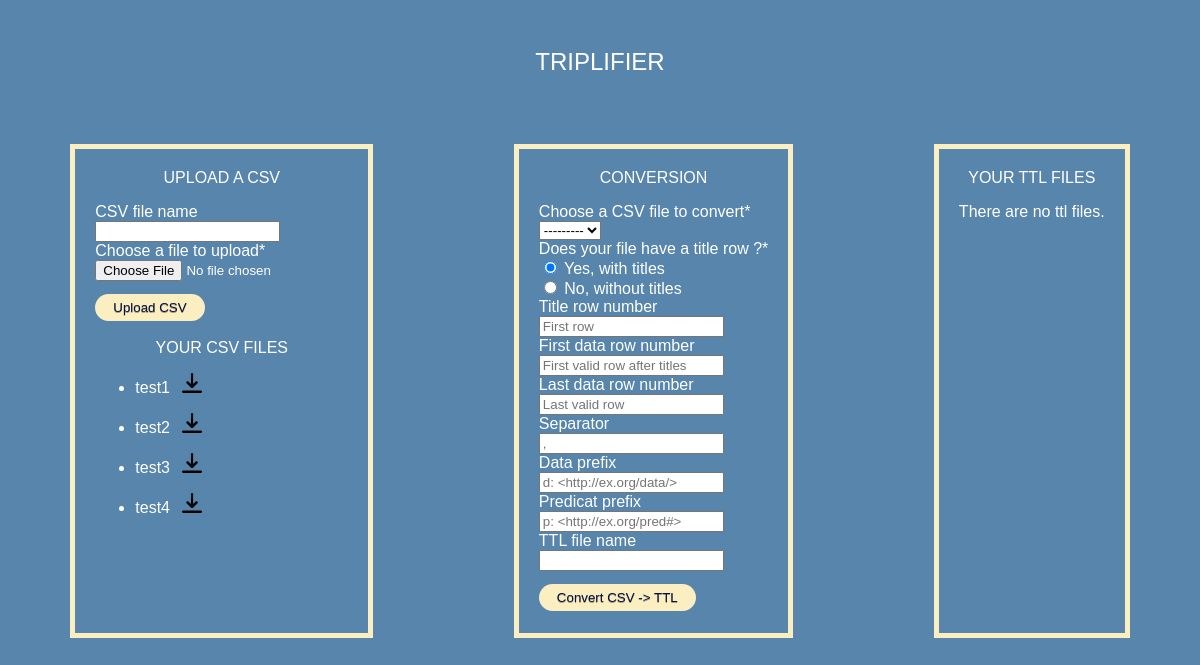
Before: /triplifier/ with the older database file.
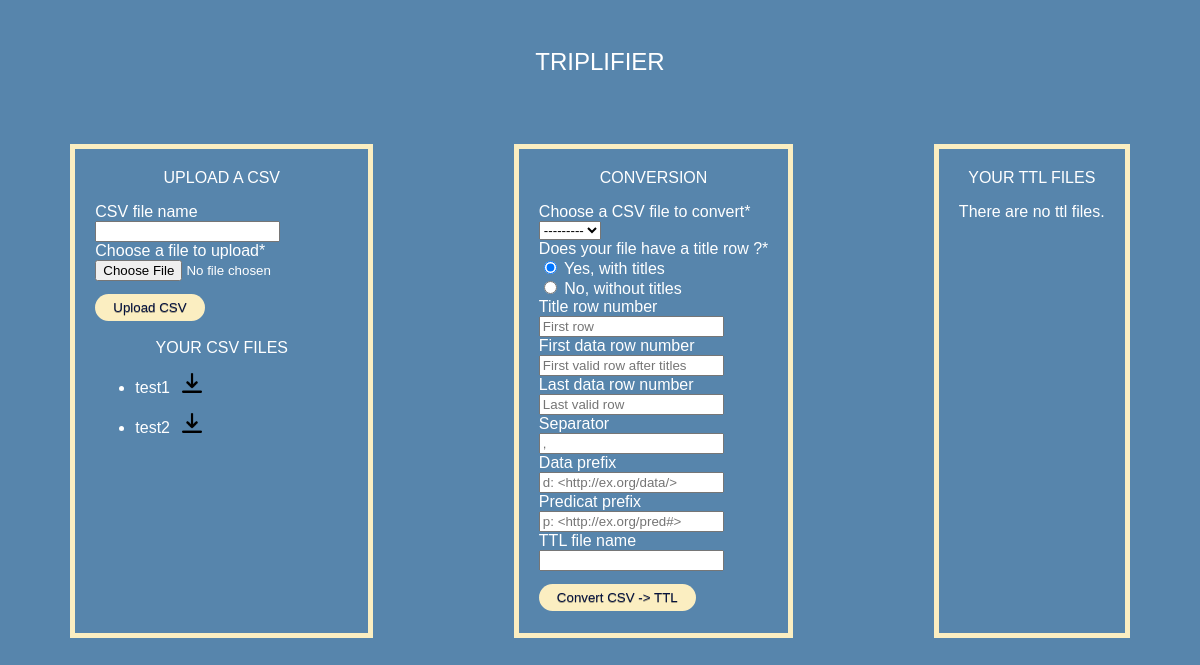
After: the same page with the newer database file.
### triplifierapp/models.py (models this page shows)
class csvModel(models.Model):
    csvFileName = models.CharField(max_length=50)
    csvFile = models.FileField(upload_to='tpData/csv/')
    def __str__(self):
        return self.csvFileName

### triplifierapp/views.py (the view)
# urls.py: path('triplifier/', include('triplifierapp.urls')),
def triplifier(request):
    if request.method == 'POST':
        if "uploadBut" in request.POST:
            form2 = convertForm()
            form1 = uploadCsvForm(request.POST, request.FILES)
            if form1.is_valid:
                print("FORM VALID")
                document = form1.save(commit=False)
                if document.csvFileName != "":
                    document.csvFile.name = document.csvFileName+".csv"
                else:
                    document.csvFile.name = str(request.FILES["csvFile"])
                    document.csvFileName = str(request.FILES["csvFile"]).replace(".csv","")
                if (document.csvFileName in list(csvModel.objects.all().values_list('csvFileName',flat=True))):
                    messages.add_message(request, messages.ERROR, 'CSV name already exists !')
                    return redirect('/')
                messages.add_message(request, messages.INFO, 'CSV added !')
                document.save()
                return redirect('/')
        elif "convertBut" in request.POST:
            form1 = uploadCsvForm()
            form2 = convertForm(request.POST)
            if form2.is_valid():
                print("POST REQUEST")
                print(form2.cleaned_data.get("title"))
                print(form2.cleaned_data.get("titleRow"))
                print(form2.cleaned_data.get("fileToConvert"))
                print(type(form2.cleaned_data.get("newFileName")))
                print(str(form2.cleaned_data.get("newFileName")))
                print(request.POST.get("newFileName"))
                trpObj = Triplificator("tpData/csv/"+str(form2.cleaned_data.get("fileToConvert"))+".csv"
                , form2.cleaned_data.get("titleRow"), form2.cleaned_data.get("firstDataRow")
                , form2.cleaned_data.get("lastDataRow"), form2.cleaned_data.get("separator")
                , form2.cleaned_data.get("prefixData"), form2.cleaned_data.get("predicatData"), form2.cleaned_data.get("title"))
                trpObj.writeFile("tpData/ttl/"+str(form2.cleaned_data.get("newFileName"))+".ttl")
                ttlObj = ttlModel()
                ttlObj.ttlFileName = str(form2.cleaned_data.get("newFileName"))
                local_file = open("tpData/ttl/"+str(form2.cleaned_data.get("newFileName"))+".ttl")
                ttlObj.ttlFile.save(str(form2.cleaned_data.get("newFileName"))+".ttl", File(local_file)) #getting duplicated file in cd
                os.remove(ttlObj.ttlFileName+".ttl") #so we delete this file
                local_file.close()
                ttlObj.save()
                return redirect('/')
    else:
        form1 = uploadCsvForm()
        form2 = convertForm()
    csvObjs = csvModel.objects.all()
    ttlObjs = ttlModel.objects.all()
    return render(request, 'triplifier.html', {"form":form1, "csvFiles":csvObjs, "ttlFiles":ttlObjs, "formConvert":form2})

### triplifierapp/forms.py
class uploadCsvForm(forms.ModelForm):
    class Meta:
        model = csvModel
        fields = ('csvFileName', 'csvFile')
        labels = {
            "csvFileName": "CSV file name",
            "csvFile": "Choose a file to upload"
        }
    def __init__(self, *args, **kwargs):
        super(uploadCsvForm, self).__init__(*args, **kwargs)
        self.fields['csvFileName'].required = False

### triplifierapp/templates/triplifier.html (shortened to what this page needs)
{% extends "base_generic.html" %}
{% block content %}
{% load crispy_forms_tags %}
<form method="post" enctype="multipart/form-data">
    {{ form|crispy }}
    <button type="submit" name="uploadBut" class="button">Upload CSV</button>
</form>
{% endblock %}
{% block csvlist %}
{% if csvFiles %}
    <ul>
        {% for csvFile in csvFiles %}
        <li>
            <div class="csvFileTitle">{{ csvFile.csvFileName }}
            {% load static %}
            <a href="{{ csvFile.csvFile.url }}"> <img src="{% static 'download.png' %}" height="20px"></a></div>
        </li>
        {% endfor %}
    </ul>
{% else %}
    <p>There are no csv files.</p>
{% endif %}
{% endblock %}
{% block convert %}
<form method="post" enctype="multipart/form-data">
    {{ formConvert|crispy }}
    <button type="submit" name="convertBut" class="button">Convert CSV -> TTL</button>
</form>
{% endblock %}
{% block turtle %}
{% if ttlFiles %}
        {% for ttlFile in ttlFiles %}
                {% load static %}
        {% endfor %}
{% else %}
    <p>There are no ttl files.</p>
{% endif %}
{% endblock %}

Changed rows visible on the page:
removed csvModel: csvFileName "test3"
removed csvModel: csvFileName "test4"
